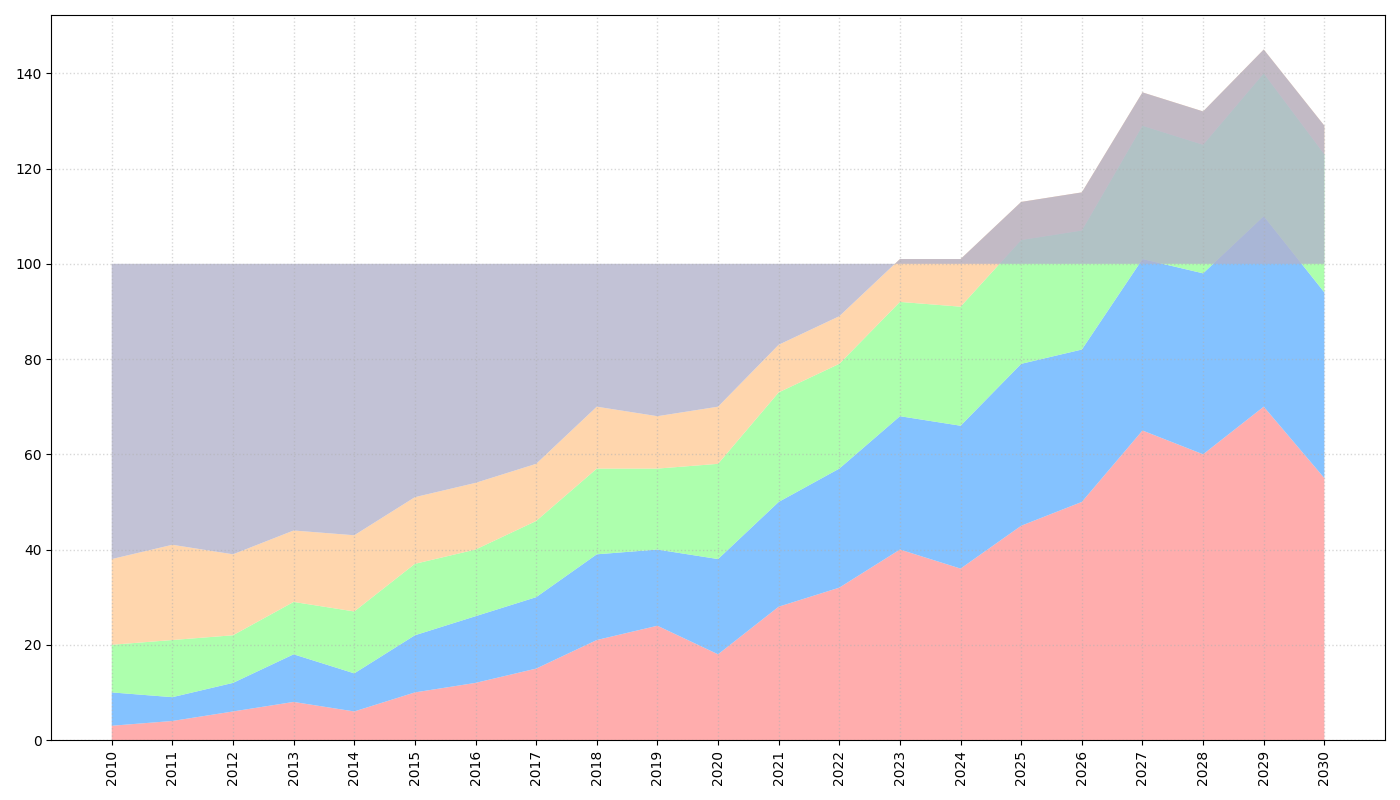

Write the Python code that produced this figure.
import matplotlib.pyplot as plt
import numpy as np

years = np.arange(2010, 2031)
solar = np.array([3, 4, 6, 8, 6, 10, 12, 15, 21, 24, 18, 28, 32, 40, 36, 45, 50, 65, 60, 70, 55])
wind = np.array([7, 5, 6, 10, 8, 12, 14, 15, 18, 16, 20, 22, 25, 28, 30, 34, 32, 36, 38, 40, 39])
hydro = np.array([10, 12, 10, 11, 13, 15, 14, 16, 18, 17, 20, 23, 22, 24, 25, 26, 25, 28, 27, 30, 29])
nuclear = np.array([18, 20, 17, 15, 16, 14, 14, 12, 13, 11, 12, 10, 10, 9, 10, 8, 8, 7, 7, 5, 6])
fossil = 100 - (solar + wind + hydro + nuclear)

fig, ax = plt.subplots(figsize=(14, 8))

colors = ['#FF9999', '#66B3FF', '#99FF99', '#FFCC99', '#B3B3CC']
ax.stackplot(years, solar, wind, hydro, nuclear, fossil, 
             colors=colors,
             alpha=0.8)

ax.grid(True, linestyle=':', linewidth=1.0, alpha=0.5)

plt.xticks(years, rotation=90)
plt.tight_layout()

plt.show()
